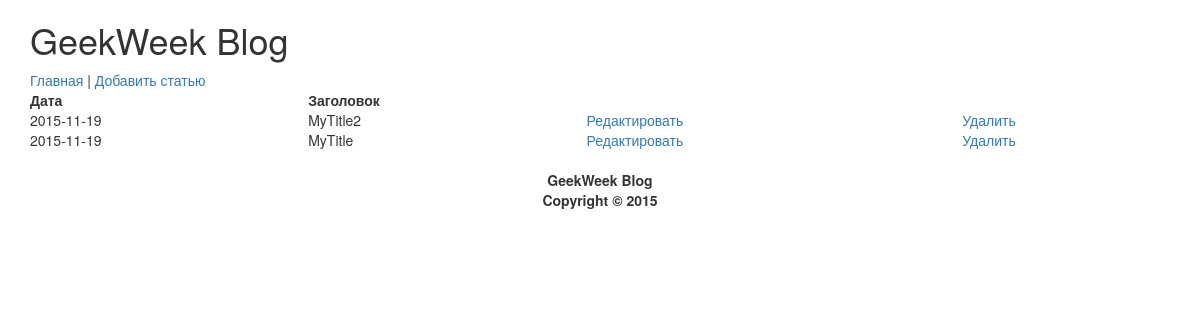
The app's page /admin/index.php with its own data.
### tables this page shows
CREATE TABLE IF NOT EXISTS `articles` (
  `id` int(11) NOT NULL,
  `title` varchar(255) NOT NULL,
  `content` text NOT NULL,
  `date` date NOT NULL
);

### models/articles.php (called while the page is built, shortened)
<?php
function articles_all($link){
	$query = "SELECT * FROM articles ORDER BY id DESC";
	$result = mysqli_query($link, $query);
	$n = mysqli_num_rows($result);
	$articles = [];
	for ($i=0;$i < $n; $i++) {
		$row = mysqli_fetch_assoc($result);
		$articles[] = $row;
	}
	return $articles;
}

### views/articles_admin.php (the view, shortened to what this page needs)
<!DOCTYPE html>
<html>
	<head>
		<link rel="stylesheet" href="https://maxcdn.bootstrapcdn.com/bootstrap/3.3.5/css/bootstrap.min.css">
		<link rel="stylesheet" href="../style.css">
	</head>
	<body>
		<div class="container">
			<h1>GeekWeek Blog</h1>
			<a href="../">Главная</a> | <a href="index.php?action=add">Добавить статью</a>
			<table class="admin-table">
				<tr>
					<th>Дата</th>
					<th>Заголовок</th>
					<th></th>
					<th></th>
				</tr>
				<?php foreach($articles as $a): ?>
					<tr>
						<td><?=$a['date'] ?></td>
						<td><?=$a['title'] ?></td>
						<td>
							<a href="index.php?action=edit&id=<?=$a['id']?>">Редактировать</a>
						</td>
						<td>
							<a href="index.php?action=delete&id=<?=$a['id']?>">Удалить</a>
						</td>
				</tr>
				<?php endforeach ?>
			</table>
			<footer>
				<p>GeekWeek Blog<br>Copyright &copy; 2015</p>
			</footer>
		</div>
	</body>
</html>

### style.css (style rules this page uses)
footer { margin-top: 20px; text-align: center; font-weight: bold; }
.admin-table { width: 100%; }

### records on screen
articles: date "2015-11-19", title "MyTitle2"
articles: date "2015-11-19", title "MyTitle"
